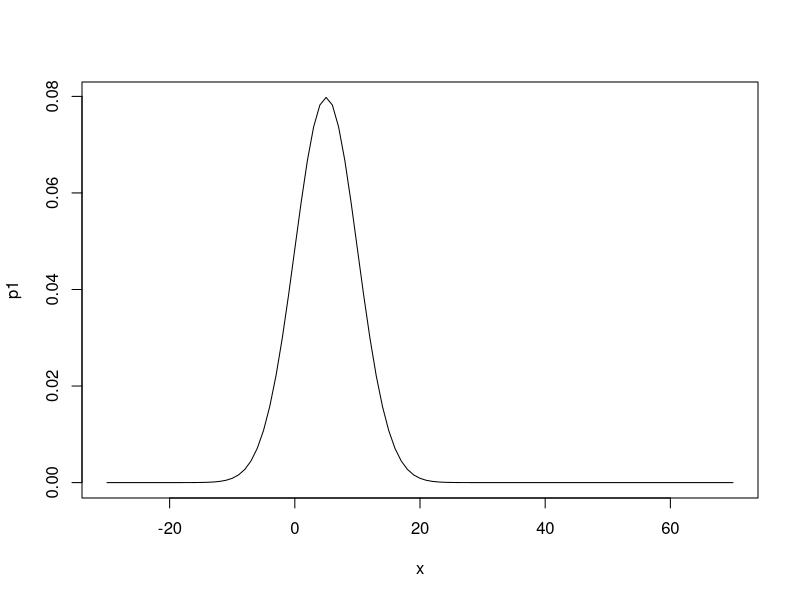
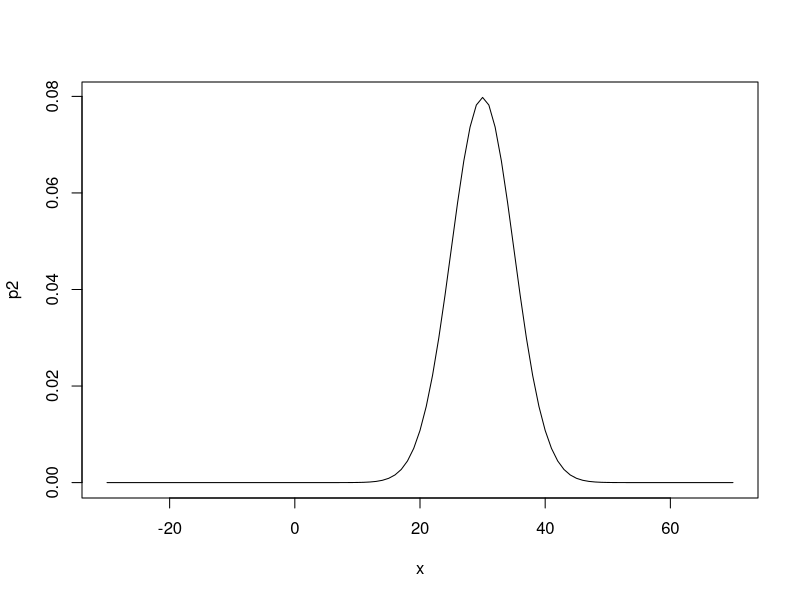
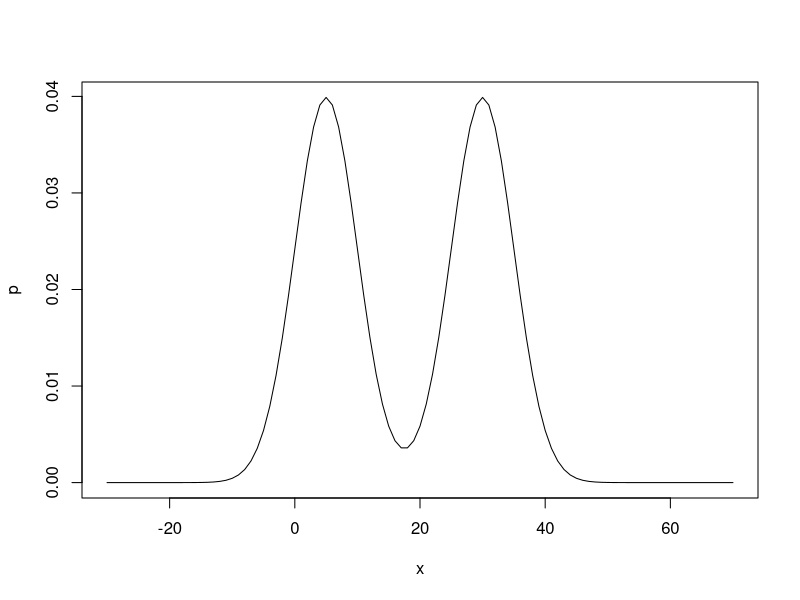
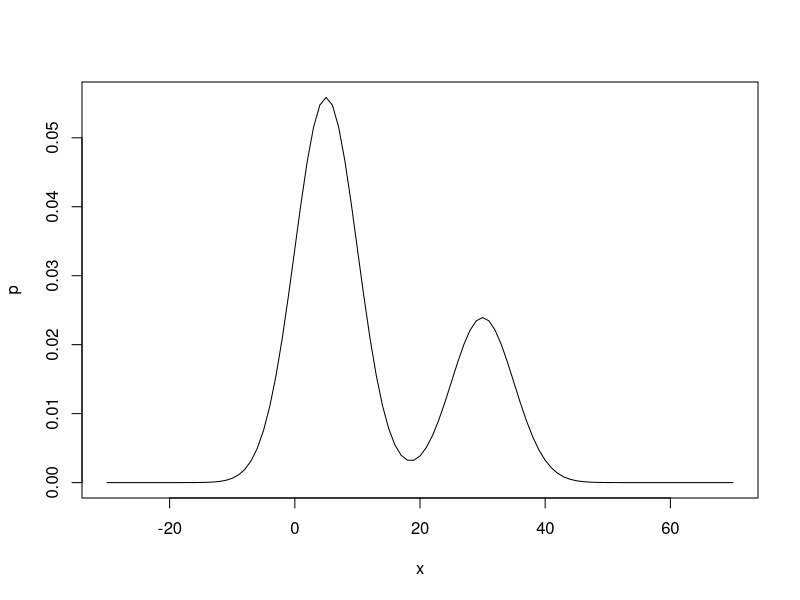
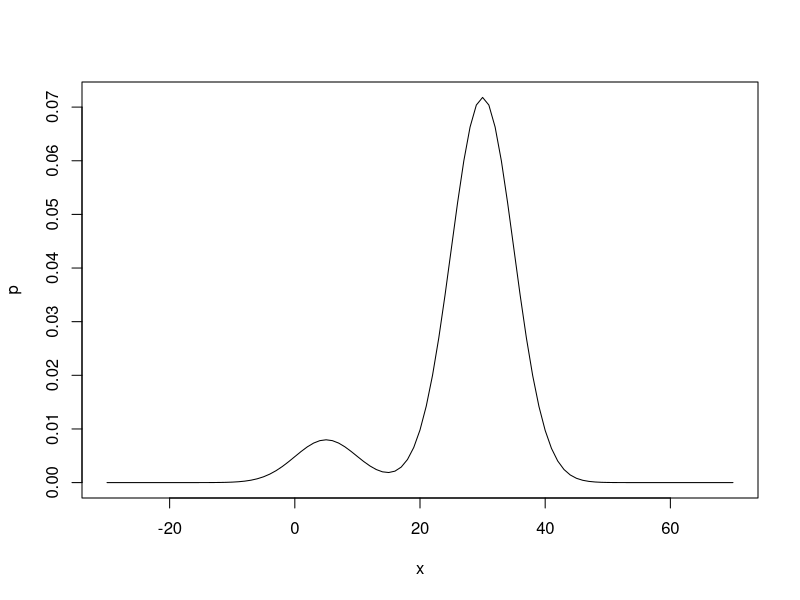

These charts were generated, in order, by the following R code:
## ---- chunk 1
rm(list=ls()); 
library(nnet); library(ggplot2);
set.seed(1234);
## ---- chunk 2
x <- -30:70;

m1 <- 5; s1 <- 5; 
p1 <- exp(- (x-m1)*(x-m1) / (2*s1*s1)) / sqrt( 2 * pi * s1 * s1 );
plot(x, p1, type="l");


m2 <- 30; s2 <- 5; 
p2 <- exp(- (x-m2)*(x-m2) / (2*s2*s2)) / sqrt( 2 * pi * s2 * s2 );
plot(x, p2, type="l");
## ---- chunk 3
p <- 0.5*p1 + 0.5*p2;
plot(x, p, type="l");
## ---- chunk 4
p <- 0.7*p1 + 0.3*p2;
plot(x, p, type="l");
## ---- chunk 5
p <- 0.1*p1 + 0.9*p2;
plot(x, p, type="l");
